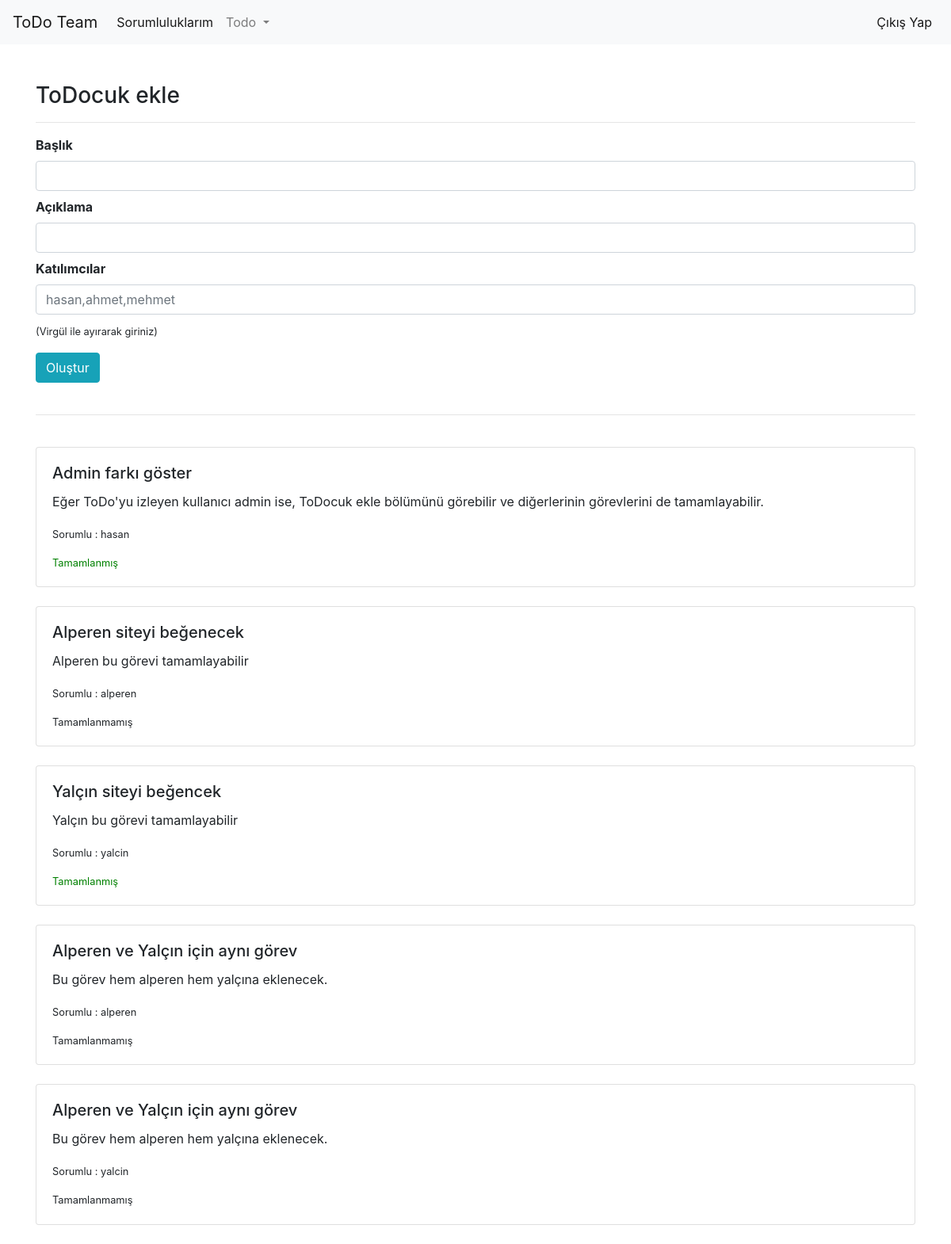
Screenshot of /todo/1 (signed in) with the database file from the repository.
### todo-team.py (models this page shows)
class Todocuk(db.Model):
    id = db.Column(db.Integer, primary_key=True)
    todo_id = db.Column(db.String(120),nullable=False)
    keeper_id = db.Column(db.String(120),nullable=False)
    title = db.Column(db.String(120),nullable=False)
    description = db.Column(db.String(120),nullable=False)
    complete = db.Column(db.Boolean)
    created_on = db.Column(db.DateTime, server_default=db.func.now())
    updated_on = db.Column(db.DateTime, server_default=db.func.now(), server_onupdate=db.func.now())

### todo-team.py (the view)
@app.route('/todo/<string:id>',methods = ["POST","GET"])
@login_required
def showtodo(id):
    todocuklar = Todocuk.query.filter_by(todo_id = id).all()
    form = CreateTodocukForm(request.form)
    isAdmin = False
    isKeeper = False
    if bool(Todo.query.filter_by(id = id, owner_id = session["logged_user"]).first()):
        isAdmin = True
    if bool(Todocuk.query.filter_by(todo_id = id, keeper_id = session["logged_user"]).first()):
        isKeeper = True
    if request.method == "POST" and form.validate():
        title = form.title.data
        description = form.description.data
        keeper = form.keeper_id.data
        keepers = keeper.split(',')
        for keeper in keepers:
            if not bool(User.query.filter_by(username=keeper).first()):
                continue
            todocuk = Todocuk(todo_id = id, keeper_id = keeper, title = title, description = description, complete=False)
            db.session.add(todocuk)
            db.session.commit()
        flash("ToDocuk, ToDo'ya eklendi, kolay gelsin!","info")
        return redirect(url_for('listtodo'))
    else:
        return render_template('todo.html',form = form, todocuklar=todocuklar, isAdmin=isAdmin, isKeeper=isKeeper)

### todo-team.py
class CreateTodocukForm(Form):
    title = StringField('Başlık', validators = [validators.DataRequired()])
    description = StringField('Açıklama', validators = [validators.DataRequired()])
    keeper_id = StringField('Katılımcılar', validators = [validators.DataRequired()])

### todo-team.py (called while the page is built)
def login_required(f):
    @wraps(f)
    def decorated_function(*args, **kwargs):
        if "logged_in" in session:
            return f(*args, **kwargs)
        else:
            flash("Bu alanı görüntülemek için kullanıcı girişi yapmalısınız.","danger")
            return redirect(url_for("login"))
    return decorated_function

### templates/todo.html (shortened to what this page needs)
{% extends "layout.html" %}
{%if isKeeper %}
{% block body %}
{% if isAdmin %}
<h3>ToDocuk ekle</h3>
<hr>
{% from "includes/formhelpers.html" import render_field %}
<form method=post>
  <dl>
    {{ render_field(form.title,class="form-control") }}
    {{ render_field(form.description,class="form-control") }}
    {{ render_field(form.keeper_id,class="form-control",placeholder="hasan,ahmet,mehmet") }}
    <small>(Virgül ile ayırarak giriniz)</small>
  </dl>
 <button class="btn btn-info">Oluştur</button>
</form>
<br>
<hr>
{% endif %}
<br>
{% for todocuk in todocuklar %}
  <div class="card">
  <div class="card-body">
    <h5 class="card-title">{{ todocuk.title }}</h5>
    <p class="card-text">{{ todocuk.description }}</p>
    <p class="card-text"><small>Sorumlu : {{ todocuk.keeper_id}} </small></p>
    {% if todocuk.complete %}
     <small><p style="color:green;" class="card-text">Tamamlanmış</p></small>
    {% else %}
     <small><p class="card-text">Tamamlanmamış</p></small>
    {% endif %}
  </div>
</div>
<br>
{% endfor %}
{% endblock %}
{% endif %}

### templates/layout.html (shortened to what this page needs)
<!DOCTYPE html>
<html lang="en">
<head>
    <link rel="stylesheet" href="https://maxcdn.bootstrapcdn.com/bootstrap/4.0.0/css/bootstrap.min.css">
</head>
<body>
    <div>
    {% include "includes/navbar.html" %}
    <br><br>
    <div class="container">
    {% block body %}
    {% endblock %}
    </div>
</body>
</html>

### templates/includes/navbar.html (shortened to what this page needs)
   <nav class="navbar navbar-expand-lg navbar-light bg-light">
  <a class="navbar-brand" href="/">ToDo Team</a>
  <div class="collapse navbar-collapse" id="navbarSupportedContent">
    <ul class="navbar-nav mr-auto">
    {% if session["logged_in"] %}
        <li class="nav-item active">
        <a class="nav-link" href="/mine">Sorumluluklarım</a>
      </li>
      <li class="nav-item dropdown">
        <a class="nav-link dropdown-toggle" href="#" id="navbarDropdown" role="button" data-toggle="dropdown" aria-haspopup="true" aria-expanded="false">
          Todo
        </a>
      </li>
    {% endif %}
    </ul>
    <ul class="navbar-nav ml-auto">
    {% if session["logged_in"] %}
      <li class="nav-item active">
      <a class="nav-link" href="/logout">Çıkış Yap <span class="sr-only">(current)</span></a>
      </li>
    {% else %}
      <li class="nav-item active">
      <a class="nav-link" href="/login">Giriş Yap <span class="sr-only">(current)</span></a>
      </li>
    {% endif %}
    </ul>
    </nav>
</div>

### rows the page displays
Todocuk: title "Admin farkı göster", description "Eğer ToDo'yu izleyen kullanıcı admin ise, ToDocuk ekle bölümünü görebilir ve diğerlerinin görevlerini de tamamlayabilir.", keeper_id "hasan", complete "Tamamlanmış"
Todocuk: title "Alperen siteyi beğenecek", description "Alperen bu görevi tamamlayabilir", keeper_id "alperen", complete "Tamamlanmamış"
Todocuk: title "Yalçın siteyi beğencek", description "Yalçın bu görevi tamamlayabilir", keeper_id "yalcin", complete "Tamamlanmış"
Todocuk: title "Alperen ve Yalçın için aynı görev", description "Bu görev hem alperen hem yalçına eklenecek.", keeper_id "alperen", complete "Tamamlanmamış"
Todocuk: title "Alperen ve Yalçın için aynı görev", description "Bu görev hem alperen hem yalçına eklenecek.", keeper_id "yalcin", complete "Tamamlanmamış"

### other values shown
{{ field.label }} "Başlık Açıklama Katılımcılar"
